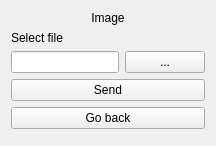
      <widget class="QWidget" name="page_8">
       <layout class="QVBoxLayout" name="verticalLayout_9">
        <item>
         <widget class="QLabel" name="label_16">
          <property name="sizePolicy">
           <sizepolicy hsizetype="Preferred" vsizetype="Maximum">
            <horstretch>0</horstretch>
            <verstretch>0</verstretch>
           </sizepolicy>
          </property>
          <property name="text">
           <string>Image</string>
          </property>
          <property name="alignment">
           <set>Qt::AlignmentFlag::AlignCenter</set>
          </property>
         </widget>
        </item>
        <item>
         <widget class="QLabel" name="label_19">
          <property name="sizePolicy">
           <sizepolicy hsizetype="Preferred" vsizetype="Maximum">
            <horstretch>0</horstretch>
            <verstretch>0</verstretch>
           </sizepolicy>
          </property>
          <property name="text">
           <string>Select file</string>
          </property>
         </widget>
        </item>
        <item>
         <widget class="QWidget" name="widget_9" native="true">
          <property name="sizePolicy">
           <sizepolicy hsizetype="Preferred" vsizetype="Maximum">
            <horstretch>0</horstretch>
            <verstretch>0</verstretch>
           </sizepolicy>
          </property>
          <layout class="QHBoxLayout" name="horizontalLayout_4">
           <property name="leftMargin">
            <number>0</number>
           </property>
           <property name="topMargin">
            <number>0</number>
           </property>
           <property name="rightMargin">
            <number>0</number>
           </property>
           <property name="bottomMargin">
            <number>0</number>
           </property>
           <item>
            <widget class="QLineEdit" name="lineEdit_7"/>
           </item>
           <item>
            <widget class="QPushButton" name="pushButton_17">
             <property name="text">
              <string>...</string>
             </property>
            </widget>
           </item>
          </layout>
         </widget>
        </item>
        <item>
         <widget class="QPushButton" name="pushButton_18">
          <property name="text">
           <string>Send</string>
          </property>
         </widget>
        </item>
        <item>
         <widget class="QPushButton" name="pushButton_19">
          <property name="text">
           <string>Go back</string>
          </property>
         </widget>
        </item>
        <item>
         <widget class="QWidget" name="widget_10" native="true"/>
        </item>
       </layout>
      </widget>
